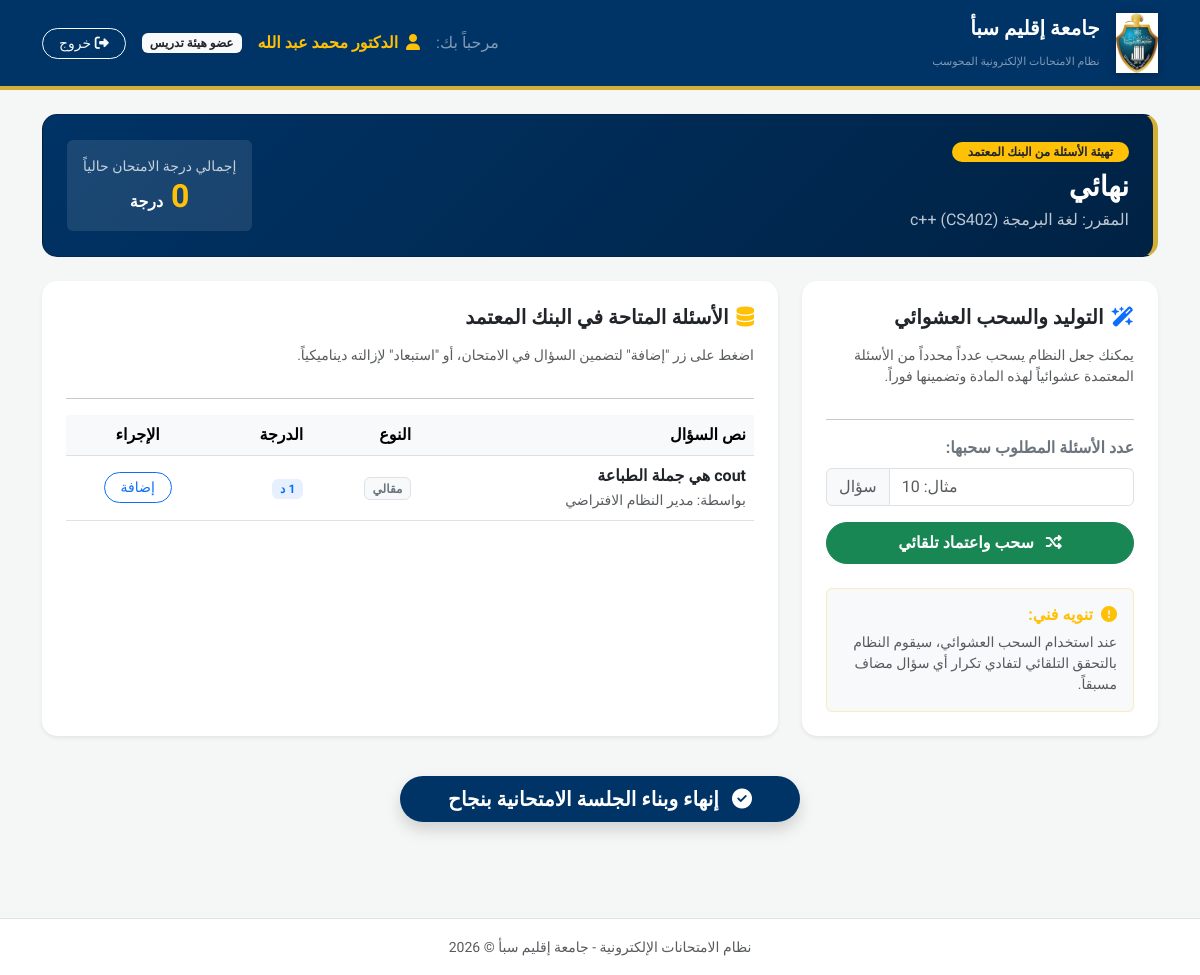
The app's page /electronic_exam_system/instructor/link_exam_questions.php?exam_id=15 (signed in) with its own data.
### tables this page shows
CREATE TABLE `exams` (
  `exam_id` int(11) NOT NULL,
  `course_id` int(11) NOT NULL,
  `title` varchar(200) NOT NULL,
  `exam_date` datetime NOT NULL,
  `duration` int(11) NOT NULL,
  `total_marks` int(11) DEFAULT 0,
  `exam_token` varchar(10) NOT NULL
);

CREATE TABLE `courses` (
  `course_id` int(11) NOT NULL,
  `course_name` varchar(150) NOT NULL,
  `course_code` varchar(50) NOT NULL,
  `credit_hours` int(11) DEFAULT 3,
  `instructor_id` int(11) NOT NULL
);

CREATE TABLE `question_bank` (
  `question_id` int(11) NOT NULL,
  `course_id` int(11) NOT NULL,
  `exam_id` int(11) DEFAULT NULL,
  `instructor_id` int(11) NOT NULL,
  `question_text` text NOT NULL,
  `question_type` enum('mcq','true_false') NOT NULL,
  `choice_1` text DEFAULT NULL,
  `choice_2` text DEFAULT NULL,
  `choice_3` text DEFAULT NULL,
  `choice_4` text DEFAULT NULL,
  `correct_answer` text DEFAULT NULL,
  `difficulty` enum('easy','medium','hard') DEFAULT 'medium',
  `marks` int(11) NOT NULL DEFAULT 1,
  `status` enum('pending','approved','rejected') DEFAULT 'pending',
  `created_at` timestamp NOT NULL DEFAULT current_timestamp()
);

CREATE TABLE `users` (
  `user_id` int(11) NOT NULL,
  `full_name` varchar(100) NOT NULL,
  `university_id` varchar(50) NOT NULL,
  `email` varchar(100) DEFAULT NULL,
  `password` varchar(255) NOT NULL,
  `role` enum('admin','dean','head_of_dept','instructor','control','student') NOT NULL,
  `created_at` timestamp NOT NULL DEFAULT current_timestamp()
);

### electronic_exam_system/instructor/link_exam_questions.php (the view, shortened to what this page needs)
<?php
include_once __DIR__ . '/../includes/header.php';
$exam_id = isset($_GET['exam_id']) ? intval($_GET['exam_id']) : 0;
$exam_query = "
    SELECT e.title, e.course_id, c.course_name, c.course_code
    FROM exams e
    INNER JOIN courses c ON e.course_id = c.course_id
    WHERE e.exam_id = ? LIMIT 1
";
$stmt = $conn->prepare($exam_query);
$stmt->bind_param("i", $exam_id);
$stmt->execute();
$exam_data = $stmt->get_result()->fetch_assoc();
$course_id = intval($exam_data['course_id']);
?>
<div class="row mt-4">
    <div class="col-12 mb-4">
        <div class="card p-4 text-white" style="background: linear-gradient(135deg, #003366 0%, #002244 100%); border-right: 5px solid #D4AF37; border-radius: 15px;">
            <div class="d-flex justify-content-between align-items-center flex-wrap">
                <div>
                    <span class="badge bg-warning text-dark mb-2 px-3 py-1 rounded-pill">تهيئة الأسئلة من البنك المعتمد</span>
                    <h3 class="fw-bold mb-1"><?php echo htmlspecialchars($exam_data['title']); ?></h3>
                    <p class="mb-0 opacity-75">المقرر: <?php echo htmlspecialchars($exam_data['course_name']); ?> (<?php echo htmlspecialchars($exam_data['course_code']); ?>)</p>
                </div>
                <div class="text-md-end mt-2 mt-md-0">
                    <div class="bg-white bg-opacity-10 p-3 rounded text-center">
                        <span class="d-block small opacity-75">إجمالي درجة الامتحان حالياً</span>
                        <h2 class="fw-bold mb-0 text-warning" id="live-total-marks">0 <span class="fs-6 text-white">درجة</span></h2>
                    </div>
                </div>
            </div>
        </div>
    </div>
    <div class="col-lg-4 mb-4">
        <div class="card p-4 bg-white shadow-sm border-0 h-100" style="border-radius: 15px;">
            <h5 class="fw-bold text-dark mb-3"><i class="fa-solid fa-wand-magic-sparkles text-primary me-2"></i>التوليد والسحب العشوائي</h5>
            <p class="text-muted small">يمكنك جعل النظام يسحب عدداً محدداً من الأسئلة المعتمدة عشوائياً لهذه المادة وتضمينها فوراً.</p>
            <hr>
            <form id="random-selection-form" action="process_random_questions.php" method="POST">
                <div class="mb-3">
                    <label class="form-label fw-semibold text-secondary">عدد الأسئلة المطلوب سحبها:</label>
                    <div class="input-group">
                        <input type="number" name="questions_count" class="form-control rounded-start" min="1" placeholder="مثال: 10" required>
                        <span class="input-group-text bg-light text-muted">سؤال</span>
                    </div>
                </div>
                <button type="submit" class="btn btn-success w-100 fw-bold rounded-pill py-2">
                    <i class="fa-solid fa-shuffle me-2"></i> سحب واعتماد تلقائي
                </button>
            </form>
            <div class="mt-4 p-3 bg-light rounded border border-warning border-opacity-25">
                <h6 class="fw-bold text-warning mb-2"><i class="fa-solid fa-circle-exclamation me-1"></i> تنويه فني:</h6>
                <small class="text-muted d-block">عند استخدام السحب العشوائي، سيقوم النظام بالتحقق التلقائي لتفادي تكرار أي سؤال مضاف مسبقاً.</small>
            </div>
        </div>
    </div>
    <div class="col-lg-8 mb-4">
        <div class="card p-4 bg-white shadow-sm border-0 h-100" style="border-radius: 15px;">
            <h5 class="fw-bold text-dark mb-3"><i class="fa-solid fa-database text-warning me-2"></i>الأسئلة المتاحة في البنك المعتمد</h5>
            <p class="text-muted small">اضغط على زر "إضافة" لتضمين السؤال في الامتحان، أو "استبعاد" لإزالته ديناميكياً.</p>
            <hr>
            <?php
            $bank_query = "
                SELECT qb.question_id, qb.question_text, qb.question_type, qb.marks, u.full_name as author
                FROM question_bank qb
                INNER JOIN users u ON qb.instructor_id = u.user_id
                WHERE qb.course_id = ? AND qb.status = 'approved'
                ORDER BY qb.question_id DESC
            ";
            $stmt_b = $conn->prepare($bank_query);
            $stmt_b->bind_param("i", $course_id);
            $stmt_b->execute();
            $bank_result = $stmt_b->get_result();
            if ($bank_result && $bank_result->num_rows > 0):
            ?>
                <div class="table-responsive">
                    <table class="table table-hover align-middle">
                        <thead class="table-light">
                            <tr>
                                <th>نص السؤال</th>
                                <th>النوع</th>
                                <th>الدرجة</th>
                                <th class="text-center">الإجراء</th>
                            </tr>
                        </thead>
                        <tbody>
                            <?php while($row = $bank_result->fetch_assoc()):
                                $q_id = intval($row['question_id']);
                                $check_link = "SELECT id FROM exam_questions WHERE exam_id = ? AND question_id = ? LIMIT 1";
                                $stmt_c = $conn->prepare($check_link);
                                $stmt_c->bind_param("ii", $exam_id, $q_id);
                                $stmt_c->execute();
                                $is_linked = $stmt_c->get_result()->num_rows > 0;
                            ?>
                                <tr id="row-<?php echo $q_id; ?>">
                                    <td>
                                        <span class="fw-semibold text-dark d-block text-wrap" style="max-width: 350px;"><?php echo htmlspecialchars($row['question_text']); ?></span>
                                        <small class="text-muted fs-7">بواسطة: <?php echo htmlspecialchars($row['author']); ?></small>
                                    </td>
                                    <td>
                                        <span class="badge bg-light text-secondary border">
                                            <?php echo ($row['question_type'] == 'mcq') ? 'اختيار من متعدد' : 'مقالي'; ?>
                                        </span>
                                    </td>
                                    <td><span class="badge bg-primary bg-opacity-10 text-primary px-2 py-1"><?php echo intval($row['marks']); ?> د</span></td>
                                    <td class="text-center">
                                        <?php if ($is_linked): ?>
                                            <button type="button" class="btn btn-danger btn-sm rounded-pill px-3 toggle-question-btn" data-qid="<?php echo $q_id; ?>" data-action="remove">استبعاد</button>
                                        <?php else: ?>
                                            <button type="button" class="btn btn-outline-primary btn-sm rounded-pill px-3 toggle-question-btn" data-qid="<?php echo $q_id; ?>" data-action="add">إضافة</button>
                                        <?php endif; ?>
                                    </td>
                                </tr>
                            <?php endwhile; ?>
                        </tbody>
                    </table>
                </div>
            <?php endif; $stmt_b->close(); ?>
        </div>
    </div>
    <div class="col-12 text-center mt-3 mb-5">
        <a href="dashboard.php" class="btn btn-primary btn-lg px-5 fw-bold rounded-pill shadow" style="background-color: #003366; border:none;">
            <i class="fa-solid fa-circle-check me-2"></i> إنهاء وبناء الجلسة الامتحانية بنجاح
        </a>
    </div>
</div>
<?php
include_once __DIR__ . '/../includes/footer.php';
?>

### electronic_exam_system/includes/header.php (style rules this page uses)
body { font-family: 'Tajawal', sans-serif; background-color: #f4f7f6; }

### records on screen
exams: title "نهائي", course.course_name "لغة البرمجة c++", course.course_code "CS402"
question_bank: question_text "cout هي جملة الطباعة", users.full_name "مدير النظام الافتراضي", question_type "مقالي"

### other values on screen
$_SESSION['full_name'] "الدكتور محمد عبد الله"
